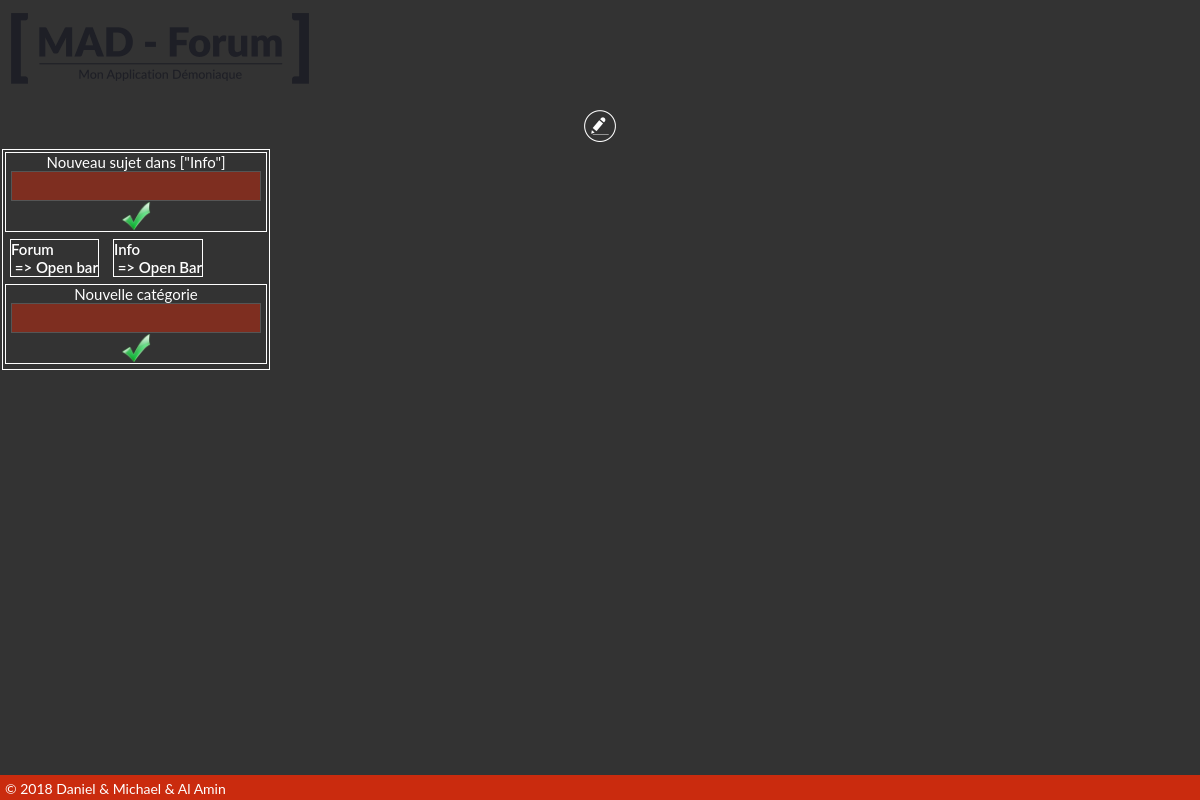
Screenshot of /forum.php?categorie=11&sujet=14 with the database file from the repository.
### tables this page shows
CREATE TABLE `categorie` (
  `categorie_id` int(10) UNSIGNED NOT NULL,
  `designation` varchar(255) DEFAULT NULL,
  `user_id` int(11) DEFAULT NULL
);

CREATE TABLE `sujet` (
  `sujet_id` int(100) UNSIGNED NOT NULL,
  `designation` varchar(255) DEFAULT NULL,
  `categorie_id` int(11) DEFAULT NULL,
  `user_id` int(6) NOT NULL
);

### sys.php (called while the page is built, shortened)
<?php
function decode_bdd($x){
    return stripslashes(html_entity_decode($x));
}
function nomCategorie($c){
    $requete = "select * from categorie where categorie_id = '".$c."'";
    if ($resultat = $mysqli->query($requete)){
        reset($resultat);
        $ligne = $resultat->fetch_assoc();
        return ucfirst($ligne["designation"]);
    }
}
?>

### inc_categorie.php (the view, shortened to what this page needs)
<?php
$requete = "
select
categorie.categorie_id as cid, categorie.designation as cd, sujet.sujet_id as sid, sujet.designation as sd
from categorie
inner join sujet
on categorie.categorie_id = sujet.categorie_id
order by categorie.categorie_id, sujet.designation
";
echo "<div class='padding bg1 nmenu'>";
?>
<p class="cblanc centre">Nouveau sujet dans ["<?php echo nomCategorie($_SESSION["categorie"]); ?>"]</p>
<form action="add_sujet.php" method="GET" name="sujetform" enctype="text/plain">
    <input class="nmenu bgblanc c1 inpcat" type="text" name="newsujet" required />
    <input type="submit" name="submit" value="" class="btcat" title="Ajouter ce sujet dans <?php echo nomCategorie($_SESSION["categorie"]); ?>"/>
</form>
<?php
echo "</div>";
if ($resultat = $mysqli->query($requete)){
    reset($resultat);
    while  ($ligne = $resultat->fetch_assoc()){
        if($_SESSION["categorie"] == $ligne["cid"] && $_SESSION["sujet"] == $ligne["sid"]){$cl ="bg2";}else{$cl ="bg3";}
        echo "<a href='forum.php?categorie=".$ligne["cid"]."&sujet=".$ligne["sid"]."' title=''>";
        echo "<div class='nmenu ".$cl." cblanc'>";
        echo ucfirst(decode_bdd($ligne["cd"]))."<br />&nbsp;=> ".ucfirst(decode_bdd($ligne["sd"]))."</div></a>";
    }
}
?>
<div class="padding bg1 nmenu">
<p class="cblanc centre">Nouvelle catégorie</p>
<form action="add_categorie.php" method="GET" name="categorieform" enctype="text/plain">
    <input class="nmenu bgblanc c1 inpcat" type="text" name="newcategorie" required />
    <input type="submit" name="submit" value="" class="btcat" title="Ajouter ce sujet dans <?php echo nomCategorie($_SESSION["categorie"]); ?>"/>
</form>
</div

### css/style.css (style rules this page uses)
* { box-sizing: border-box; font-family: "Roboto Slab", "Lato", "Arial"; }
html, body { display: block; font-size:16px; margin: 0; padding: 0; width: 100%; height: 100%; background: #333; color: #fff; font-size: 15px; text-align: left; }
form { font-size: 16px; display: block; margin: 0 ; padding: 0; vertical-align: middle; overflow: hidden; text-align:center; }
input { width: 250px; height: 30px; font-size: 16px; text-align: center; color: #fff; background-color: rgba(202, 43, 14, 0.5); border: 1px solid #555; margin-left: 5px; margin-right: 5px; }
input[type=submit] { width: 30px; height: 30px; background-color: transparent; background-image: url("../img/valider.png"); background-size: contain; background-position: left top; border: 0; padding: 0; vertical-align: middle; cursor: pointer; }
p { text-align: left; margin:0; padding:0; }

### css/classe.css (style rules this page uses)
div.nmenu { display:inline-block; margin:2px; padding:0; overflow:hidden; color:#fff; border: 1px solid #fff; }
.nmenu a,.nmenu a:link,.nmenu a:visited { text-decoration: none; color:#fff; padding:5px; margin:0; font-weight:600; }
.centre { text-align: center; }
.padding { padding: 5px; }

### rows the page displays
categorie: designation "Info"
sujet: categorie.designation "Forum", designation "Open bar"
sujet: categorie.designation "Info", designation "Open Bar"
